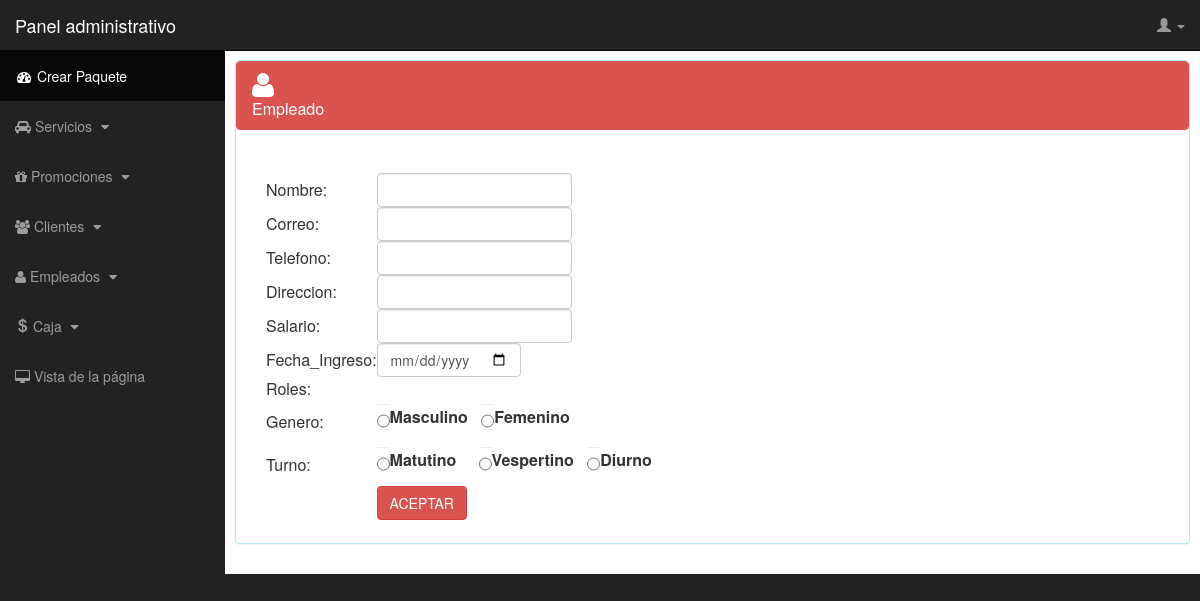
The app's page /Carwash/Admin/IngresarEmpleado.php, older data.
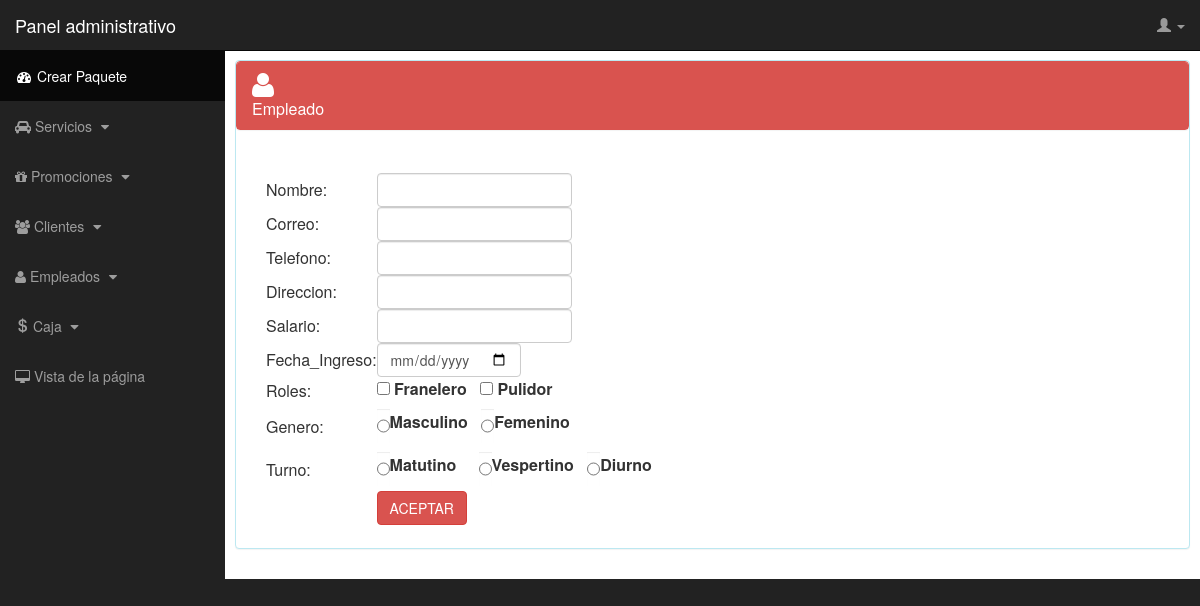
The same page, newer data.
### tables this page shows
CREATE TABLE RolEmpleado(
	re_idRol SMALLINT UNSIGNED NOT NULL AUTO_INCREMENT,
	re_nombre VARCHAR(20) NOT NULL,
	PRIMARY KEY (re_idRol)
);

### Carwash/Admin/IngresarEmpleado.php (the view, shortened to what this page needs)
    <body>
    <div id="wrapper">
        <?php
        require_once ("Menu.php");
        ?>
        <div id="page-wrapper">
            <div class="panel panel-info">
            <div class="panel panel-red">
                <div class=" panel-heading">
                     <i class="fa fa-user fa-2x"></i>
                     <h4 class="panel-title">Empleado</h4>
                </div>
            </div>
                <div class="panel-body">
                    <form id="formulario" class="navbar-form navbar-left" action="IngresarEmpleado.php" method="POST">
                        <table>
                            <tr>
                                <td>Nombre: </td>
                                <td><input class="form-control" maxlength="30" type="text" name="Nom" required></td>
                            </tr>
                            <tr>
                                <td>Correo: </td>
                                <td><input class="form-control"  maxlength="30" type="email" name="Correo" required></td>
                            </tr>
                            <tr>
                                <td>Telefono: </td>
                                <td><input class="form-control" onKeyPress='if(this.value.length==10) return false;' min='0'  type="number" name="Telefono" required></td>
                            </tr>
                            <tr>
                                <td>Direccion: </td>
                                <td><input class="form-control" maxlength="50" type="text" name="Direccion" required></td>
                            </tr>
                            <tr>
                                <td>Salario: </td>
                                <td><input class="form-control" min="1" type="number" name="Salario" required></td>
                            </tr>
                            <tr>
                                <td>Fecha_Ingreso: </td>
                                <td><input class="form-control" type="date" name="FechaIngreso" required></td>
                            </tr>
                            <tr id="roles">
                                <td>Roles:</td>
                                <td>
                                    <?php
                                        $link=ConectarseaBD();
                                        $result=$link->query("SELECT * FROM rolempleado");
                                        for($i=0; $i<$result->num_rows; $i++){
                                            $result->data_seek($i);
                                            $arr=$result->fetch_array(MYSQLI_ASSOC);
                                            $idrol  = $arr["re_idRol"];
                                            $nombre = $arr["re_nombre"];
                                            echo "<label class='pibe'> <input type='checkbox' name='roles[]' value='$idrol'> $nombre &nbsp; </label> ";
                                        }
                                    ?>
                                </td>
                            </tr>
                            <tr>
                                <td>Genero:</td>
                                <td>
                                    <label><input class="form-control" type="radio" name="Genero" value="h" required>Masculino  &nbsp;</label>
                                    <label><input class="form-control" type="radio" name="Genero" value="m">Femenino </label>
                                </td>
                            </tr>
                            <tr>
                                <td>Turno:</td>
                                <td>
                                    <label><input class="form-control" type="radio" name="Turno" value="m" required>Matutino  &nbsp; &nbsp;</label>
                                    <label><input class="form-control" type="radio" name="Turno" value="v">Vespertino  &nbsp; </label>
                                    <label><input class="form-control" type="radio" name="Turno" value="d">Diurno </label>
                                </td>
                            </tr>
                            <tr>
                                <td></td>
                                <td><input class="btn btn-danger" id="subirForm" type="submit" value="ACEPTAR"> </input></td>
                            </tr>
                        </table>
                    </form>
                </div>
            </div>
        </div>
    </div>
</body>

### Carwash/Admin/Menu.php (shortened to what this page needs)
    <head>
        <link href="css/bootstrap.min.css" rel="stylesheet">
        <link href="css/sb-admin.css" rel="stylesheet">
        <link href="font-awesome/css/font-awesome.min.css" rel="stylesheet" type="text/css">
    </head>
    <?php
    $user = $_SESSION["Nombre"];
    echo <<<_end
    <nav class="navbar navbar-inverse navbar-fixed-top" role="navigation">
            <div class="navbar-header">
                <a class="navbar-brand" href="index.php">Panel administrativo</a>
            </div>
            <ul class="nav navbar-right top-nav">
                <li class="dropdown">
                    <a href="#" class="dropdown-toggle" data-toggle="dropdown" data-hover="dropdown">
                          <span class="glyphicon glyphicon-user"></span> $user
                          <b class="caret"></b>
                    </a>
                </li>
            </ul>
            <div class="collapse navbar-collapse navbar-ex1-collapse">
                <ul class="nav navbar-nav side-nav">
                    <li class="active">
                        <a href="Index.php"><i class="fa fa-fw fa-dashboard"></i> Crear Paquete </a>
                    </li>
                    <li>
                        <a href="javascript:;" data-toggle="collapse" data-target="#demo"><i class="fa fa-car fa-table"></i> Servicios <i class="fa fa-fw fa-caret-down"></i></a>
                    </li>
                    <li>
                        <a href="javascript:;" data-toggle="collapse" data-target="#demo3"><i class="fa fa-gift"></i> Promociones <i class="fa fa-fw fa-caret-down"></i></a>
                    </li>
                    <li>
                    <a href="javascript:;" data-toggle="collapse" data-target="#demo4"><i class="fa fa-users fa-edit"></i> Clientes <i class="fa fa-fw fa-caret-down"></i></a>
                    </li>
                    <li>
                    <a href="javascript:;" data-toggle="collapse" data-target="#demo2"><i class="fa fa-user"></i> Empleados <i class="fa fa-fw fa-caret-down"></i></a>
                    </li>
                    <li>
                        <a href="javascript:;" data-toggle="collapse" data-target="#demoo"><i class="glyphicon glyphicon-usd"></i> Caja <i class="fa fa-fw fa-caret-down"></i></a>
                    </li>
                    <li>
                        <a href="../Index.php"><i class="fa fa-user fa-desktop"></i> Vista de la página</a>
                    </li>
                </ul>
            </div>
    </nav>
_end;
    ?>

### Carwash/Admin/css/sb-admin.css (style rules this page uses)
body { margin-top: 100px; background-color: #222; }
@media (min-width:768px) { body { margin-top: 50px; } }
#wrapper { padding-left: 0; }
#page-wrapper { width: 100%; padding: 0; background-color: #fff; }
@media (min-width:768px) { #wrapper { padding-left: 225px; } }
@media (min-width:768px) { #page-wrapper { padding: 10px; } }
.top-nav { padding: 0 15px; }
.top-nav>li { display: inline-block; float: left; }
.top-nav>li>a { padding-top: 15px; padding-bottom: 15px; line-height: 20px; color: #999; }
@media (min-width:768px) { .side-nav { position: fixed; top: 51px; left: 225px; width: 225px; margin-left: -225px; border: none; border-radius: 0; overflow-y: auto; background-color: #222; bottom: 0; overflow-x: hidden; padding-bottom: 40px; } }
@media (min-width:768px) { .side-nav>li>a { width: 225px; } }
.panel-red { border-color: #d9534f; }
.panel-red > .panel-heading { border-color: #d9534f; color: #fff; background-color: #d9534f; }

Row changes from the older to the newer data that the page shows:
added rolempleado: re_nombre "Franelero"
added rolempleado: re_nombre "Pulidor"
